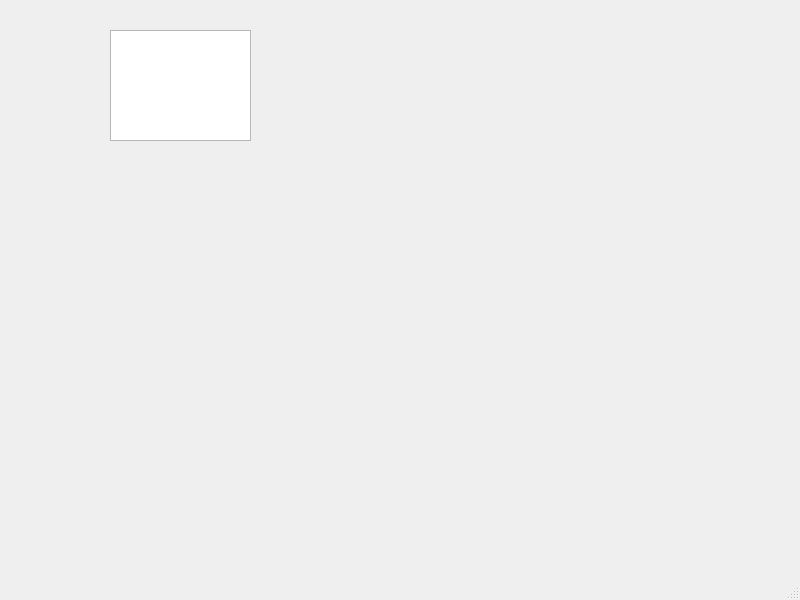
<?xml version="1.0" encoding="UTF-8"?>
<ui version="4.0">
 <class>graphicsView_2</class>
 <widget class="QMainWindow" name="graphicsView_2">
  <property name="geometry">
   <rect>
    <x>0</x>
    <y>0</y>
    <width>800</width>
    <height>600</height>
   </rect>
  </property>
  <property name="windowTitle">
   <string>MainWindow</string>
  </property>
  <widget class="QWidget" name="centralwidget">
   <widget class="QGraphicsView" name="graphicsView">
    <property name="geometry">
     <rect>
      <x>110</x>
      <y>30</y>
      <width>141</width>
      <height>111</height>
     </rect>
    </property>
   </widget>
  </widget>
  <widget class="QMenuBar" name="menubar">
   <property name="geometry">
    <rect>
     <x>0</x>
     <y>0</y>
     <width>800</width>
     <height>17</height>
    </rect>
   </property>
  </widget>
  <widget class="QStatusBar" name="statusbar"/>
 </widget>
 <resources/>
 <connections/>
</ui>
